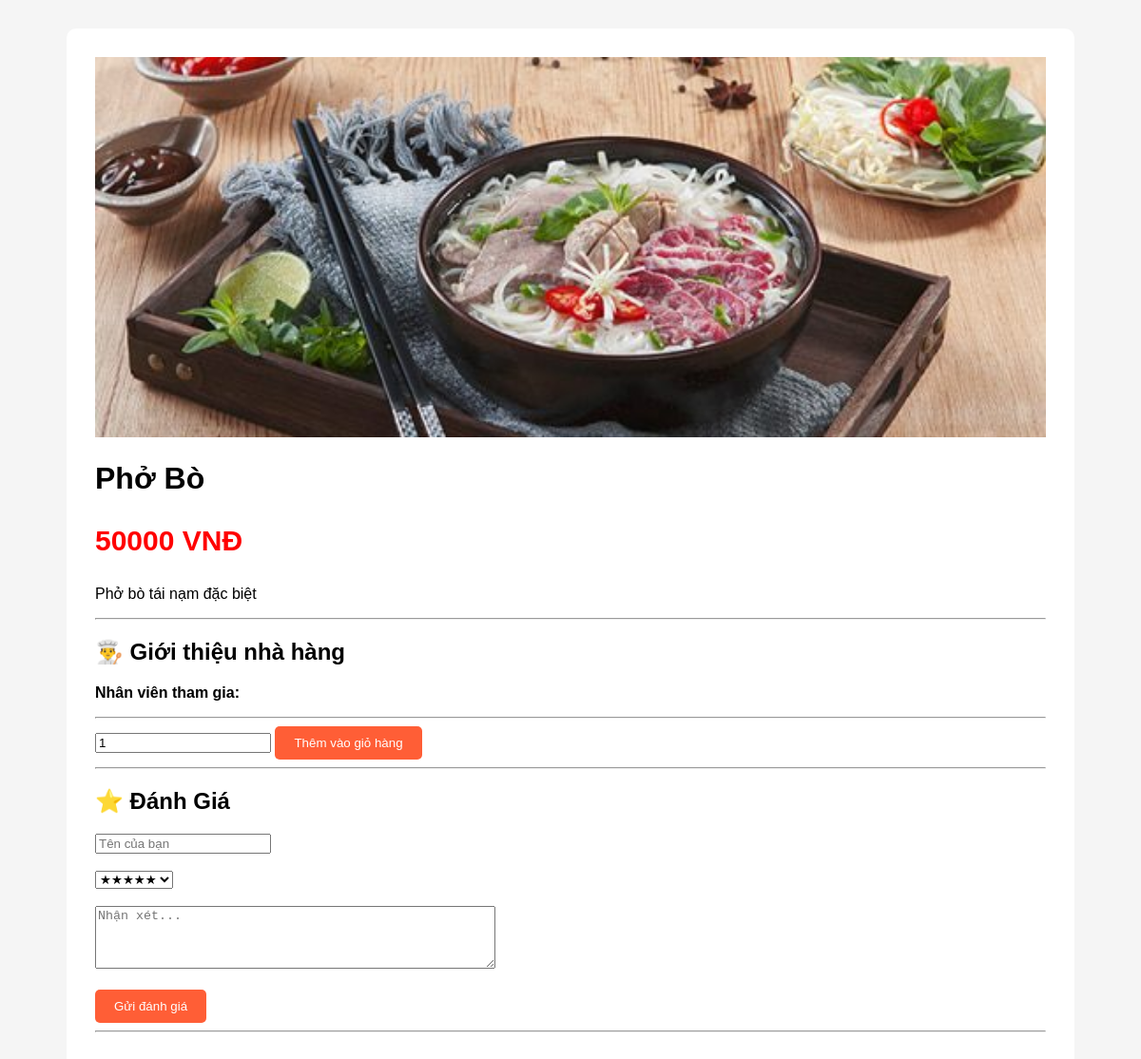
The page /food/1 on the database its author committed.
### fixed_app.py (models this page shows)
class Food(db.Model):
    id = db.Column(db.Integer, primary_key=True)
    name = db.Column(db.String(100), nullable=False)
    description = db.Column(db.Text)
    price = db.Column(db.Integer)
    image = db.Column(db.String(255))
    chef_id = db.Column(db.Integer, db.ForeignKey('staff.id'))
    staff_ids = db.Column(db.String(255))

### fixed_app.py (the view, shortened to what this page needs)
@app.route('/food/<int:id>')
def food_detail(id):
    food = Food.query.get_or_404(id)
    reviews = Review.query.filter_by(
        food_id=id
    ).all()
    chef = None
    if food.chef_id:
        chef = Staff.query.get(food.chef_id)
    staff_members = []
    return render_template(
        'food_detail.html',
        food=food,
        reviews=reviews,
        chef=chef,
        staff_members=staff_members,
    )

### templates/food_detail.html (shortened to what this page needs)
<!doctype html>
<html>
  <head>
  </head>
  <body>
    <div class="container">
      <img
        src="{{ url_for('static',
    filename='food/' + food.image) }}"
      />
      <h1>{{ food.name }}</h1>
      <p class="price">{{ food.price }} VNĐ</p>
      <p>{{ food.description }}</p>
      <hr />
      <h2>👨‍🍳 Giới thiệu nhà hàng</h2>
      <p>
        <b>Nhân viên tham gia:</b>
      </p>
      <hr />
      <form action="/add-cart/{{ food.id }}" method="POST">
        <input type="number" name="quantity" min="1" value="1" />
        <button class="btn" type="submit">Thêm vào giỏ hàng</button>
      </form>
      <hr />
      <h2>⭐ Đánh Giá</h2>
      <form action="/review/{{ food.id }}" method="POST">
        <input type="text" name="username" placeholder="Tên của bạn" required />
        <br /><br />
        <select name="star">
          <option value="5">★★★★★</option>
        </select>
        <br /><br />
        <textarea
          name="comment"
          rows="4"
          cols="50"
          placeholder="Nhận xét..."
          required
        ></textarea>
        <br /><br />
        <button class="btn" type="submit">Gửi đánh giá</button>
      </form>
      <hr />
    </div>
  </body>
</html>

### templates/food_detail.html (style rules this page uses)
body { background: #f5f5f5; font-family: Arial; }
.container { width: 1000px; margin: auto; background: white; padding: 30px; margin-top: 30px; border-radius: 10px; }
img { width: 100%; height: 400px; object-fit: cover; }
.price { color: red; font-size: 30px; font-weight: bold; }
.btn { background: #ff5e36; color: white; padding: 10px 20px; border: none; border-radius: 5px; cursor: pointer; }

### rows shown on the page
Food: image (picture), name "Phở Bò", price "50000", description "Phở bò tái nạm đặc biệt"
